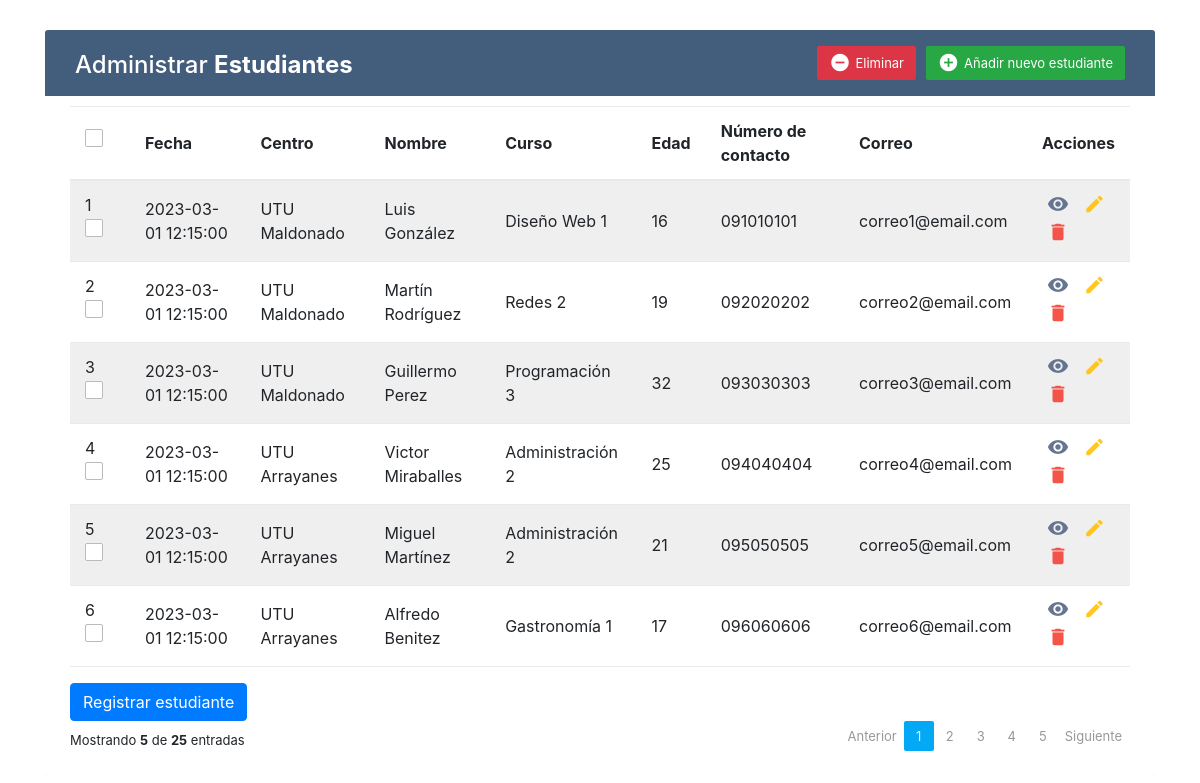
The page /GestionDeEstudiantes.php on the database its author committed.
### tables this page shows
CREATE TABLE `datos` (
  `id` int(4) PRIMARY KEY NOT NULL COMMENT 'Identificador del estudiante',
  `fecha` datetime NOT NULL COMMENT 'Fecha de inscripción',
  `centro` varchar(50) NOT NULL COMMENT 'Centro de estudio',
  `nombre_apellido` varchar(60) NOT NULL COMMENT 'Nombre y apellido del estudiante',
  `curso` varchar(22) NOT NULL COMMENT 'Curso al que el estudiante pertenece',
  `edad` int(3) NOT NULL COMMENT 'Edad del estudiante',
  `numero_cel` int(12) NOT NULL COMMENT 'Número del estudiante',
  `correo` varchar(60) NOT NULL COMMENT 'Correo del estudiante'
);

### controlador/Estudiante_controlador.php (called while the page is built)
<?php
require_once("modelo/Estudiante.php");
$estudiantes = new Estudiante();
$matrizEstudiante = $estudiantes->listar_estudiantes();
require_once("vista/Estudiantes_view.php");

### modelo/conexion.php (called while the page is built)
<?php
class Conectar
{
    public static function conexion()
    {
        try {
            $host = "localhost";
            $user = "root";
            $pass = "";
            $bd = "estudiantes";
            $con = mysqli_connect($host, $user, $pass);
            mysqli_select_db($con, $bd);
            return $con;
        } catch (Exception $e) {
            die('Error' . $e->getMessage());
            echo "La linea de error es:" . $e->getLine();
        }
    }
}

### modelo/Estudiante.php (called while the page is built, shortened)
<?php
class Estudiante
{
    private $con;
    public function __construct()
    {
        require_once("conexion.php");
        $this->con = conectar::conexion();
    }
    public function listar_estudiantes()
    {
        $sql = "SELECT * FROM datos";
        $query = mysqli_query($this->con, $sql);
        while ($filas = mysqli_fetch_array($query)) {
            $this->estudiante[] = $filas;
        }
        return $this->estudiante;
    }
}

### vista/Estudiantes_view.php (the view, shortened to what this page needs)
<!DOCTYPE html>
<html lang="es">
<head>
    <link rel="stylesheet" href="assets/styles.css">
    <link rel="stylesheet" href="https://stackpath.bootstrapcdn.com/bootstrap/4.5.0/css/bootstrap.min.css">
    <link rel="stylesheet" href="https://maxcdn.bootstrapcdn.com/font-awesome/4.7.0/css/font-awesome.min.css">
</head>
<body>
    <div class="container-xl">
        <div class="table-responsive">
            <div class="table-wrapper">
                <div class="table-title">
                    <div class="row">
                        <div class="col-sm-6">
                            <h2>Administrar <b>Estudiantes</b></h2>
                        </div>
                        <div class="col-sm-6">
                            <a href="#addEmployeeModal" class="btn btn-success" data-toggle="modal"><i class="material-icons">&#xE147;</i> <span>Añadir nuevo estudiante</span></a>
                            <a href="#deleteEmployeeModal" class="btn btn-danger" data-toggle="modal" onclick="javascript:return asegurar();"> <i class="material-icons">&#xE15C;</i> <span>Eliminar</span></a>
                        </div>
                    </div>
                </div>
                <table class="table table-striped table-hover">
                    <thead>
                        <tr>
                            <th>
                                <span class="custom-checkbox">
                                    <label for="selectAll"></label>
                                </span>
                            </th>
                            <th>Fecha</th>
                            <th>Centro</th>
                            <th>Nombre</th>
                            <th>Curso</th>
                            <th>Edad</th>
                            <th>Número de contacto</th>
                            <th>Correo</th>
                            <th>Acciones</th>
                        </tr>
                    </thead>
                    <tbody>
                        <?php foreach ($matrizEstudiante as $estudiante) : ?>
                            <tr>
                                <td>
                                    <span class="custom-checkbox">
                                        <input type="checkbox" id="checkbox1" name="options[]" value="1"><?php echo $estudiante['id'] ?>
                                        <label for="checkbox1"></label>
                                    </span>
                                </td>
                                <td><?php echo $estudiante['fecha'] ?></td>
                                <td><?php echo $estudiante['centro'] ?></td>
                                <td><?php echo $estudiante['nombre_apellido'] ?></td>
                                <td><?php echo $estudiante['curso'] ?></td>
                                <td><?php echo $estudiante['edad'] ?></td>
                                <td>0<?php echo $estudiante['numero_cel'] ?></td>
                                <td><?php echo $estudiante['correo'] ?></td>
                                <td>
                                    <a href="#viewEmployeeModal" class="view" data-toggle="tooltip"><i class="material-icons" data-toggle="tooltip" title="Ver">&#xE417;</i></a>
                                    <a href="#editEmployeeModal" class="edit" data-toggle="modal"><i class="material-icons" data-toggle="tooltip" title="Editar">&#xE254;</i></a>
                                    <a href="#deleteEmployeeModal" class="delete" data-toggle="modal"><i class="material-icons" data-toggle="tooltip" title="Eliminar">&#xE872;</i></a>
                                </td>
                            </tr>
                        <?php endforeach; ?>
                    </tbody>
                </table>
                <button type="submit" class="btn btn-primary"><a href="pagina/RegistroEstudiantes.php" style="color:white;">Registrar estudiante</a></button>
                <div class="clearfix">
                    <div class="hint-text">Mostrando <b>5</b> de <b>25</b> entradas</div>
                    <ul class="pagination">
                        <li class="page-item disabled"><a href="#">Anterior</a></li>
                        <li class="page-item active"><a href="#" class="page-link">1</a></li>
                        <li class="page-item"><a href="#" class="page-link">2</a></li>
                        <li class="page-item"><a href="#" class="page-link">3</a></li>
                        <li class="page-item"><a href="#" class="page-link">4</a></li>
                        <li class="page-item"><a href="#" class="page-link">5</a></li>
                        <li class="page-item"><a href="#" class="page-link">Siguiente</a></li>
                    </ul>
                </div>
            </div>
        </div>
    </div>
</body>
</html>

### GestionDeEstudiantes.php (shortened to what this page needs)
<!DOCTYPE html>
<html lang="es">
<head>
        <link rel="stylesheet" href="../assets/styles.css">
        <link href="https://cdn.jsdelivr.net/npm/bootstrap@5.2.0/dist/css/bootstrap.min.css" rel="stylesheet">
</head>
<body>
        <div class="container-fluid">
                <?php require_once("controlador/Estudiante_controlador.php"); ?>
        </div>
</body>

### assets/styles.css (style rules this page uses)
body { color: #566787; background: #f5f5f5; font-family: 'Varela Round', sans-serif; font-size: 13px; }
.table-responsive { margin: 30px 0; }
.table-wrapper { background: #fff; padding: 20px 25px; border-radius: 3px; min-width: 1000px; box-shadow: 0 1px 1px rgba(0,0,0,.05); }
.table-title { padding-bottom: 15px; background: #435d7d; color: #fff; padding: 16px 30px; min-width: 100%; margin: -20px -25px 10px; border-radius: 3px 3px 0 0; }
.table-title h2 { margin: 5px 0 0; font-size: 24px; }
.table-title .btn { color: #fff; float: right; font-size: 13px; border: none; min-width: 50px; border-radius: 2px; border: none; outline: none !important; margin-left: 10px; }
.table-title .btn i { float: left; font-size: 21px; margin-right: 5px; }
.table-title .btn span { float: left; margin-top: 2px; }
table.table tr th, table.table tr td { border-color: #e9e9e9; padding: 12px 15px; vertical-align: middle; }
table.table tr th:first-child { width: 60px; }
table.table tr th:last-child { width: 100px; }
table.table-striped tbody tr:nth-of-type(odd) { background-color: #fcfcfc; }
table.table td:last-child i { opacity: 0.9; font-size: 22px; margin: 0 5px; }
table.table td a { font-weight: bold; color: #566787; display: inline-block; text-decoration: none; outline: none !important; }
table.table td a.edit { color: #FFC107; }
table.table td a.delete { color: #F44336; }
table.table td i { font-size: 19px; }
.pagination { float: right; margin: 0 0 5px; }
.pagination li a { border: none; font-size: 13px; min-width: 30px; min-height: 30px; color: #999; margin: 0 2px; line-height: 30px; border-radius: 2px !important; text-align: center; padding: 0 6px; }
.pagination li.active a, .pagination li.active a.page-link { background: #03A9F4; }
.hint-text { float: left; margin-top: 10px; font-size: 13px; }
.custom-checkbox { position: relative; }
.custom-checkbox label:before { width: 18px; height: 18px; }
.custom-checkbox label:before { content: ''; margin-right: 10px; display: inline-block; vertical-align: text-top; background: white; border: 1px solid #bbb; border-radius: 2px; box-sizing: border-box; z-index: 2; }

### rows shown on the page
datos: id "1", fecha "2023-03-01 12:15:00", centro "UTU Maldonado", nombre_apellido "Luis González", curso "Diseño Web 1", edad "16", numero_cel "91010101", correo "correo1@email.com"
datos: id "2", fecha "2023-03-01 12:15:00", centro "UTU Maldonado", nombre_apellido "Martín Rodríguez", curso "Redes 2", edad "19", numero_cel "92020202", correo "correo2@email.com"
datos: id "3", fecha "2023-03-01 12:15:00", centro "UTU Maldonado", nombre_apellido "Guillermo Perez", curso "Programación 3", edad "32", numero_cel "93030303", correo "correo3@email.com"
datos: id "4", fecha "2023-03-01 12:15:00", centro "UTU Arrayanes", nombre_apellido "Victor Miraballes", curso "Administración 2", edad "25", numero_cel "94040404", correo "correo4@email.com"
datos: id "5", fecha "2023-03-01 12:15:00", centro "UTU Arrayanes", nombre_apellido "Miguel Martínez", curso "Administración 2", edad "21", numero_cel "95050505", correo "correo5@email.com"
datos: id "6", fecha "2023-03-01 12:15:00", centro "UTU Arrayanes", nombre_apellido "Alfredo Benitez", curso "Gastronomía 1", edad "17", numero_cel "96060606", correo "correo6@email.com"
